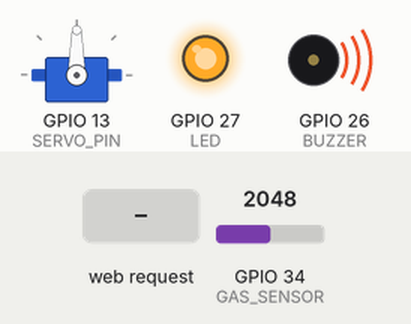
This sketch was run on a simulated ESP32. Parts: servo, output pins drawn as LEDs (lit = HIGH), buzzer (waves = sounding, pin HIGH). Inputs (shaded band) come from the test bench; at power-on: GPIO 34 (GAS_SENSOR) = 2048. WiFi joins after 1.5 s; servers stay silent unless stated; what the sketch prints to the serial monitor is not drawn.

Above: at 2.7 s.
2.8 s: GPIO 34 (GAS_SENSOR) set to 387
4.7 s: GPIO 34 (GAS_SENSOR) set to 320
At 6.5 s:
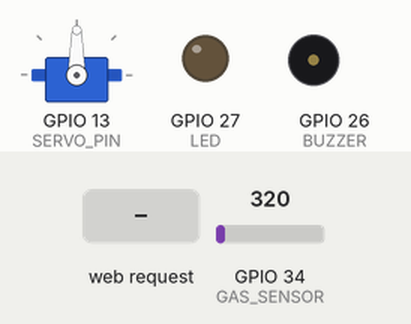
7.0 s: GPIO 34 (GAS_SENSOR) set to 390
At 8.1 s:
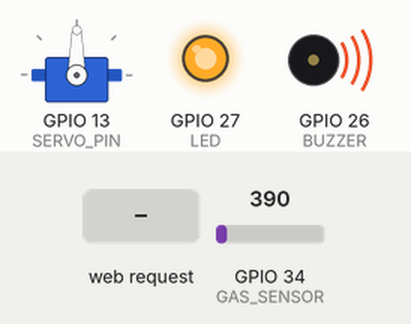
9.0 s: HTTP request GET /open received
At 9.4 s:
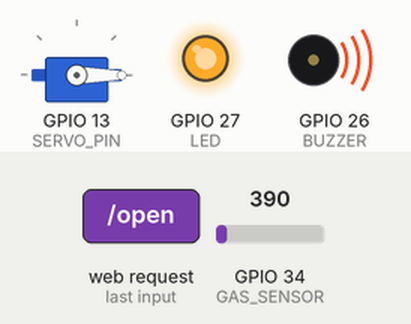
11.0 s: GPIO 34 (GAS_SENSOR) set to 310
At 12.3 s:
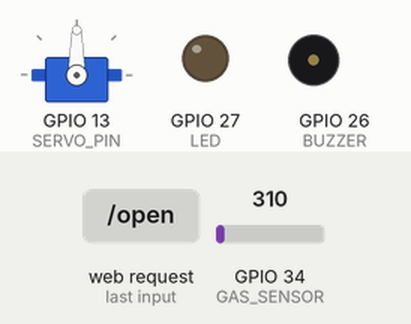
Timing chart, 0 to 14.0 s (numbered marks = the images above; inputs shaded):
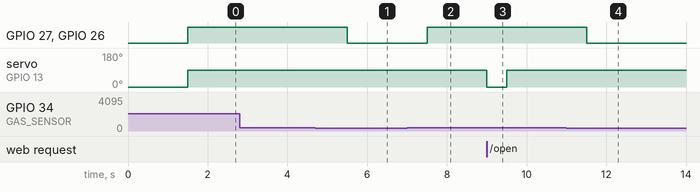

The sketch:

advanced_gas_detector.ino
```cpp
#include <WiFi.h>
#include <ESPAsyncWebServer.h>
#include <AsyncTCP.h>
#include <Servo.h>

const char* ssid = "YOUR_WIFI_NAME";
const char* password = "YOUR_WIFI_PASSWORD";

#define GAS_SENSOR 34
#define BUZZER 26
#define LED 27
#define SERVO_PIN 13

int gasValue = 0;
int threshold = 350;

bool gasClosed = false;

Servo regulatorServo;
AsyncWebServer server(80);

String systemStatus = "SAFE";

void setup() {

Serial.begin(115200);

pinMode(BUZZER, OUTPUT);
pinMode(LED, OUTPUT);

regulatorServo.attach(SERVO_PIN);
regulatorServo.write(0);

WiFi.begin(ssid, password);

Serial.print("Connecting to WiFi");

while (WiFi.status() != WL_CONNECTED) {
delay(500);
Serial.print(".");
}

Serial.println("");
Serial.println("Connected");

Serial.print("ESP32 IP Address: ");
Serial.println(WiFi.localIP());

server.on("/", HTTP_GET, [](AsyncWebServerRequest *request){

String page = "<h2>LPG Gas Monitoring</h2>";
page += "Gas Value: " + String(gasValue) + "<br>";
page += "Status: " + systemStatus + "<br><br>";
page += "<a href='/close'>Close Gas</a><br>";
page += "<a href='/open'>Open Gas</a>";

request->send(200, "text/html", page);

});

server.on("/data", HTTP_GET, [](AsyncWebServerRequest *request){

String json = "{";
json += "\"gas\":";
json += gasValue;
json += ",";
json += "\"status\":\"";
json += systemStatus;
json += "\"";
json += "}";

request->send(200, "application/json", json);

});

server.on("/close", HTTP_GET, [](AsyncWebServerRequest *request){

regulatorServo.write(90);
gasClosed = true;

request->send(200, "text/plain", "Gas Closed");

});

server.on("/open", HTTP_GET, [](AsyncWebServerRequest *request){

regulatorServo.write(0);
gasClosed = false;

request->send(200, "text/plain", "Gas Opened");

});

server.begin();
}

void loop() {

gasValue = analogRead(GAS_SENSOR);

Serial.println(gasValue);

if (gasValue > threshold) {

digitalWrite(BUZZER, HIGH);
digitalWrite(LED, HIGH);

regulatorServo.write(90);

gasClosed = true;

systemStatus = "DANGER";

}
else {

digitalWrite(BUZZER, LOW);
digitalWrite(LED, LOW);

if(!gasClosed){
regulatorServo.write(0);
}

systemStatus = "SAFE";

}

delay(1000);

}
```

Measured:
- the behaviour switches between 351 and 350 on GPIO 34 (GAS_SENSOR) (found by bisection; images 0 and 1)
- after the input at 2.8 s, every drawn part: stays the same
- after the input at 4.7 s, GPIO 27 (LED), GPIO 26 (BUZZER): HIGH → LOW after 0.80 s
- after the input at 7.0 s, GPIO 27 (LED), GPIO 26 (BUZZER): LOW → HIGH after 0.50 s
- after the input at 9.0 s, servo on GPIO 13 (SERVO_PIN): 90° → 0° at once, → 90° 0.50 s later
- after the input at 11.0 s, GPIO 27 (LED), GPIO 26 (BUZZER): HIGH → LOW after 0.50 s
